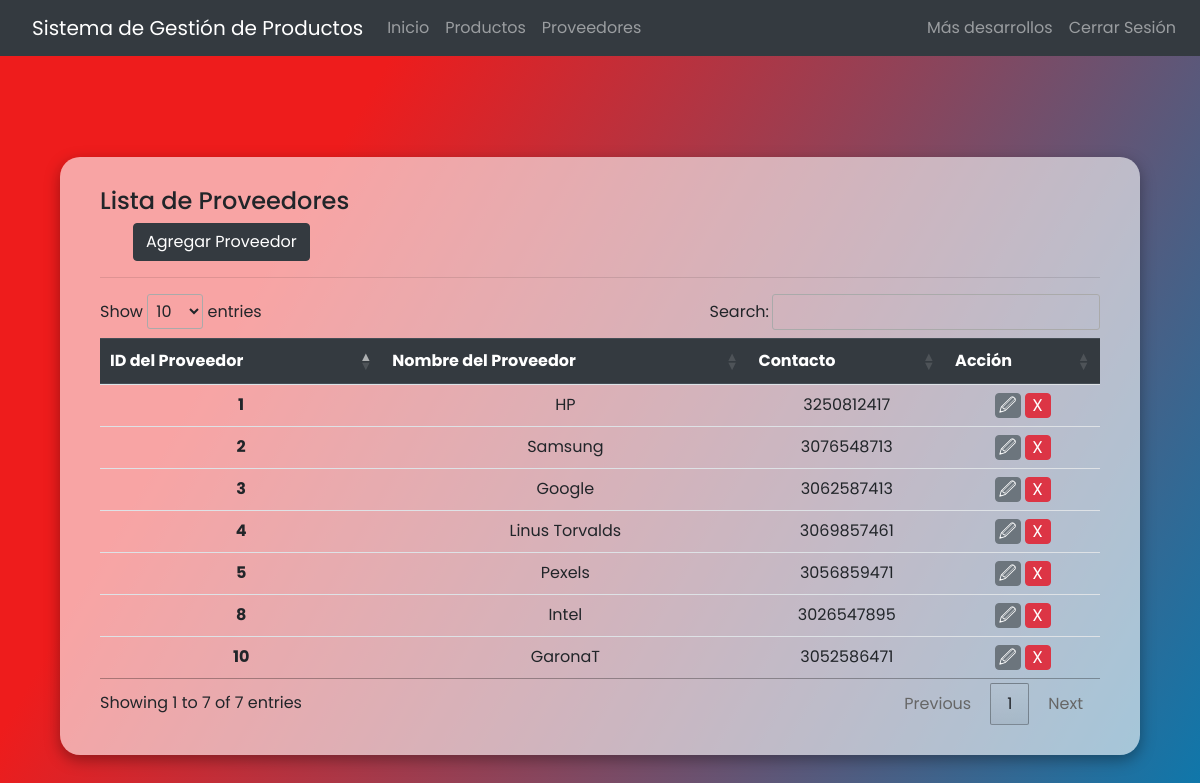
Screenshot of /gestion-productos/supplier.php (signed in) with the database file from the repository.
### tables this page shows
CREATE TABLE `tbl_supplier` (
  `tbl_supplier_id` int(11) NOT NULL,
  `supplier_name` varchar(255) NOT NULL,
  `supplier_contact` varchar(255) NOT NULL
);

### gestion-productos/supplier.php (the view, shortened to what this page needs)
<?php
include("./conn/conn.php");
function escape($html)
{
    return htmlspecialchars($html, ENT_QUOTES, 'UTF-8');
}
?>
<!DOCTYPE html>
<html lang="es">
<?php include('assets/head.php'); ?>
<body>
    <?php include("./assets/header.php"); ?>
    <div class="main">
        <div class="product-container">
            <div class="row">
                <h4 class="col-10 mr-4">Lista de Proveedores</h4>
                <div class="button ml-5">
                    <button type="button" class="btn btn-dark" data-toggle="modal" data-target="#addSupplierModal">Agregar Proveedor</button>
                </div>
            </div>
            <hr>
            <div class="table-container table-responsive">
                <table class="table table-sm text-center" id="supplierTable">
                    <thead class="thead-dark">
                        <tr>
                            <th scope="col">ID del Proveedor</th>
                            <th scope="col">Nombre del Proveedor</th>
                            <th scope="col">Contacto</th>
                            <th scope="col">Acción</th>
                        </tr>
                    </thead>
                    <tbody>
                        <?php
                        $stmt = $conn->prepare("SELECT * FROM tbl_supplier");
                        $stmt->execute();
                        $result = $stmt->fetchAll();
                        foreach ($result as $row) {
                            $supplierID = escape($row["tbl_supplier_id"]);
                            $supplierName = escape($row["supplier_name"]);
                            $supplierContact = escape($row["supplier_contact"]);
                        ?>
                            <tr>
                                <th scope="row"><?= $supplierID ?></th>
                                <td id="supplierName-<?= $supplierID ?>"><?= $supplierName ?></td>
                                <td id="supplierContact-<?= $supplierID ?>"><?= $supplierContact ?></td>
                                <td>
                                    <div class="action-button">
                                        <button class="btn btn-secondary" onclick="updateSupplier(<?= $supplierID ?>)">&#128393;</button>
                                        <button class="btn btn-danger" onclick="deleteSupplier(<?= $supplierID ?>)">X</button>
                                    </div>
                                </td>
                            </tr>
                        <?php
                        }
                        ?>
                    </tbody>
                </table>
            </div>
        </div>
    </div>
</body>
</html>

### gestion-productos/assets/style.css (style rules this page uses)
* { margin: 0; padding: 0; box-sizing: border-box; font-family: 'Poppins', sans-serif !important; }
body { background-image: linear-gradient(120deg, #ee1c1c 25%, #087aaf 100%); }
.main { display: flex; justify-content: center; align-items: center; width: 100vw; height: 100vh; }
.product-container { width: 90%; height: auto; box-shadow: rgba(0, 0, 0, 0.35) 0px 5px 15px; padding: 30px 40px; border-radius: 20px; background-color: rgba(255, 255, 255, 0.6); }
.action-button { display: flex; justify-content: center; }
.action-button>button { width: 25px; height: 25px; font-size: 17px; display: flex !important; justify-content: center; align-items: center; margin: 0px 2px; }

### rows the page displays
tbl_supplier: tbl_supplier_id "1", supplier_name "HP", supplier_contact "3250812417"
tbl_supplier: tbl_supplier_id "2", supplier_name "Samsung", supplier_contact "3076548713"
tbl_supplier: tbl_supplier_id "3", supplier_name "Google", supplier_contact "3062587413"
tbl_supplier: tbl_supplier_id "4", supplier_name "Linus Torvalds", supplier_contact "3069857461"
tbl_supplier: tbl_supplier_id "5", supplier_name "Pexels", supplier_contact "3056859471"
tbl_supplier: tbl_supplier_id "8", supplier_name "Intel", supplier_contact "3026547895"
tbl_supplier: tbl_supplier_id "10", supplier_name "GaronaT", supplier_contact "3052586471"
